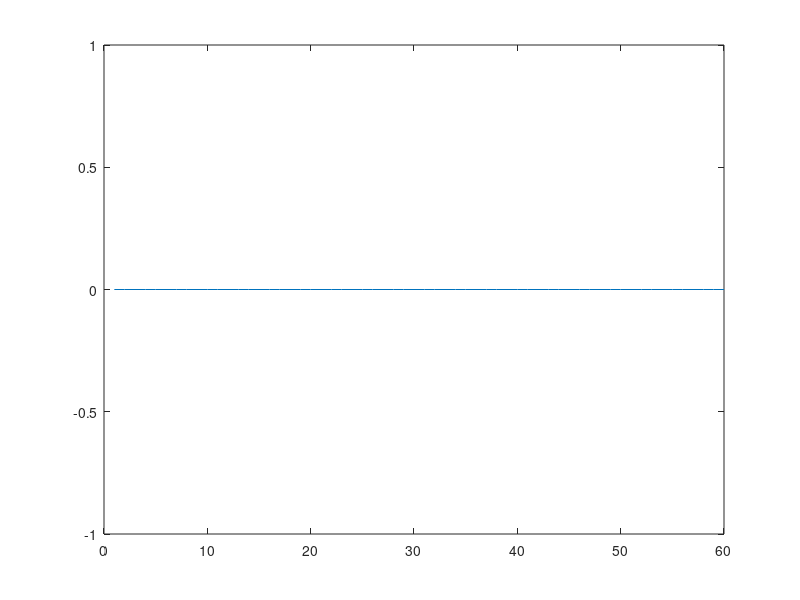

The MATLAB source for this figure:
% function FFRTtable()
clear; clc; close all;
fontsize=15;
ffrtclnep=1;ffrtclnna=2;ffrtclnns=3;ffrtclnPsb=4;ffrtclnPsILS=5;ffrtclnPf_req=6;
ffrtclnmu=7;ffrtclnPfix=8;ffrtclnPscon=9; ffrtclnPftrue=10;

Pfs=[0.0005, 0.0006, 0.0007, 0.0008, 0.0009,...
    0.001, 0.002, 0.003, 0.004, 0.005, 0.006, 0.007, 0.008, 0.009, 0.01];
Pfslen=length(Pfs);
maxns=70;
xbins=[0.001:0.001:1];
load('options.mat');
PfPfixns=cell(Pfslen,maxns);
PfPfix=cell(Pfslen,1);
    for i=1:Pfslen
        PfPfix{i,1}=[];
        for j=1:maxns
            PfPfixns{i,j}=[];
        end
    end


GSF=[1:20,181:200,361:380]; GDF=[21:40,201:220,381:400]; GTF=[41:60,221:240,401:420];
BSF=[61:80,241:260,421:440];BDF=[81:100,261:280,441:460];BTF=[101:120,281:300,461:480];
GBSF=[121:140,301:320,481:500];GBDF=[141:160,321:340,501:520];GBTF=[161:180,341:360,521:540];
strongm=[1:5:16]; mediumm=[2,3,7,8,12,13,17,18]; weakm=[4,5,9,10,14,15,19,20];
%     switch(imodel)
%         case 1
%             SatModel=BDF;
% %             modelfiles=strongm;
%         case 2
%             SatModel=GDF;
% 
% %             modelfiles=mediumm;
%         case 3
%             SatModel=GBDF;
% %             modelfiles=weakm;           
%     end
%     modelfiles=[];
modeleppairs=[23,24,24,25,25,25,25,27,28,31,37,202,213,213,216,384,385,387,387,388,390,390,84,90,92,93,94,94,95,100,263,264,265,266,268,271,272,274,277,445,445,447,453,453,454,454,455,455,155,160,330,335,335,335,335,510,515,515,520,520;
    9,14,33,6,12,24,28,11,3,8,37,29,1,30,31,30,8,10,30,11,14,41,17,12,7,18,23,35,30,40,2,33,12,1,12,2,32,6,9,10,12,8,1,27,9,31,4,5,32,43,18,8,13,22,23,32,1,25,6,27];
problemflags=zeros(size(modeleppairs,2),1);
    for ipair=1:size(modeleppairs,2)
        filei=modeleppairs(1,ipair);%[GBDF(mediumm),GBDF(weakm)]%SatModel([mediumm])%BTF%(modelfiles)
        filename=opts(filei).filename;%fgetl(fidfs)
        filenametxt=strcat('../FFRT_',filename,'.txt');
        if ~exist(filenametxt,'file')
            continue;
        end
        resep=load(filenametxt);
        if size (resep,1)==0
            problemflags(ipair)=1;
            continue;
        end
        if ipair==20 || ipair==28 || ipair==41 ||ipair==55
%          display(ipair);
        end
        %     figure(1);
        ep=modeleppairs(2,ipair);
        ind=resep(:,ffrtclnep)==ep;
        resepa=resep(ind,:); clear resep;
        ind1=resepa(:,ffrtclnns)==1;
%         ind2=resepa(:,ffrtclnns)==2;
        resepb=resepa(ind1,:);
%         resepc=resepa(ind2,:);
        psb1=resepb(1,ffrtclnPsb);
        if psb1<=0.9991 && psb1>=0.999% %???psb1???0.99909??0.99905????????????????????????????0.9991.
            problemflags(ipair)=1;
        end
        

        
    end
figure;
plot(problemflags);
% save('myfitgroupAllPftol','myfitgroup');

